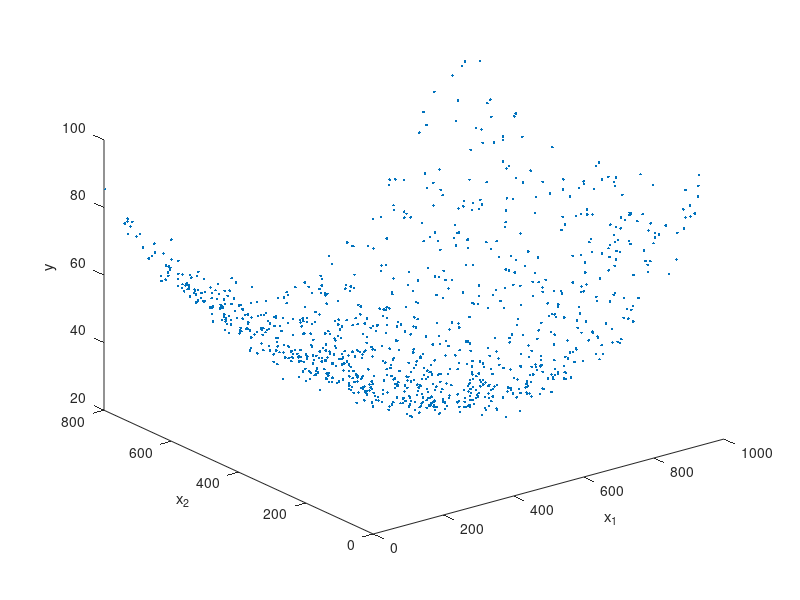
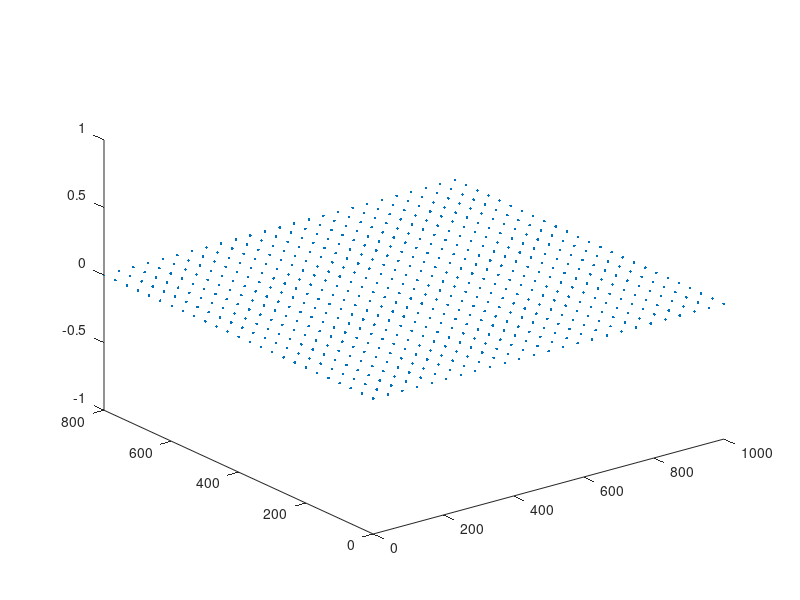

The MATLAB script that drew these images, in order:
#!/usr/bin/octave-cli --persist

## (C) 2023 Pablo Alvarado
## EL5857 Aprendizaje Automático
## Escuela de Ingeniería Electrónica
## Tecnológico de Costa Rica

1;

## Crea datos de referencia ideales

x1=1:1000;
x2=1:800;

[xx1,xx2]=meshgrid(x1,x2);

## Matriz de datos de referencia (ground truth)
Xgt = [xx1(:),xx2(:)];

## Construcción de función cuadrática para el experimento (ajuste empírico)
A=[2 0.1;0.1 1]; B=-1000*[2; 1]; C=100;
f=1e-4;
A=f*A; B=f*B; 

## Evalúe eficientemente x' A x + B' x + C donde x es cada columna de D
ygt = dot(Xgt,Xgt*A',2) + Xgt*B + C;

## Seleccionemos ahora un subset de datos para el experimento
m=1000; # Número de datos de entrenamiento
idx=randperm(rows(ygt),m);
X=Xgt(idx,:);
y=ygt(idx) + randn(m,1)*2; ## Agregue ruido

figure(1,"name","Datos de entrenamiento");
plot3(X(:,1),X(:,2),y,'.');
xlabel("x_1");
ylabel("x_2");
zlabel("y");

## Utilice las ecuaciones normales para obtener una regresión
## cuadrática sobre una rejilla menos densa que la original

partition=25;
px1=round(linspace(min(x1),max(x1),partition));
px2=round(linspace(min(x2),max(x2),partition));

[pxx1,pxx2] = meshgrid(px1,px2);

figure(2,"name","Datos donde predecir");
plot3(pxx1(:),pxx2(:),0*pxx1(:),'.');


## Mida el error entre la aproximación obtenida y la referencia
## usando sub2idx como se indica en el enunciado de la tarea.




